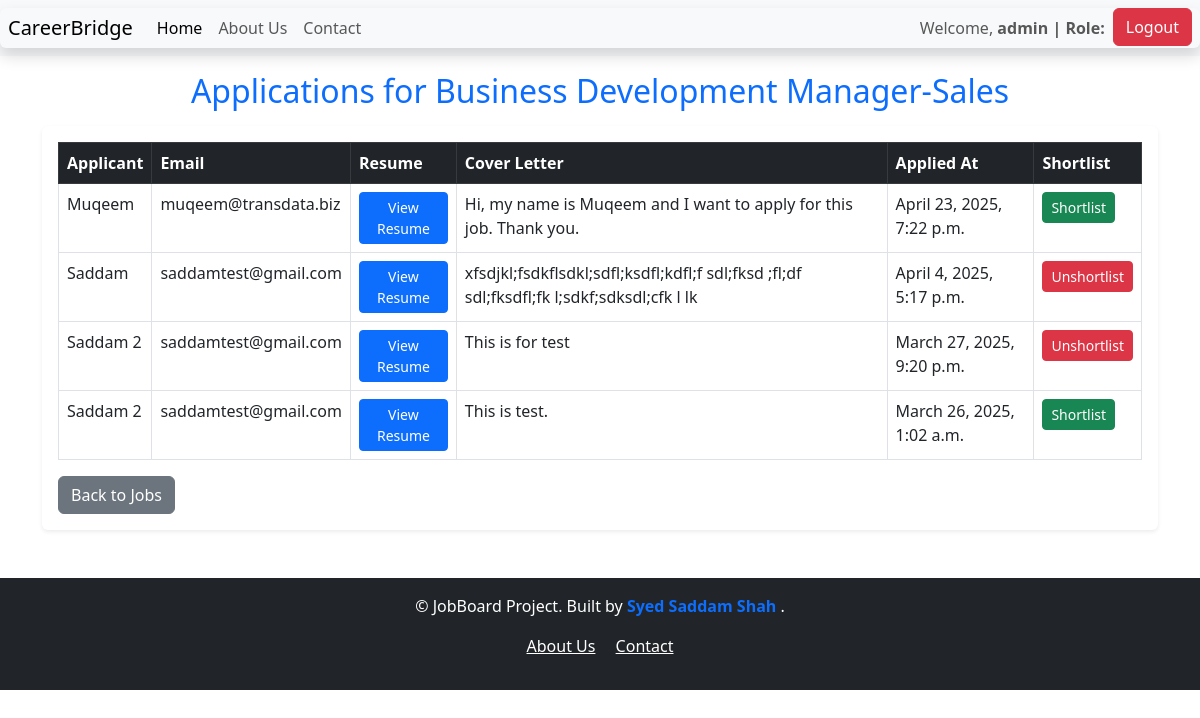
Page /job/19/applications/ (signed in) on the earlier database version.
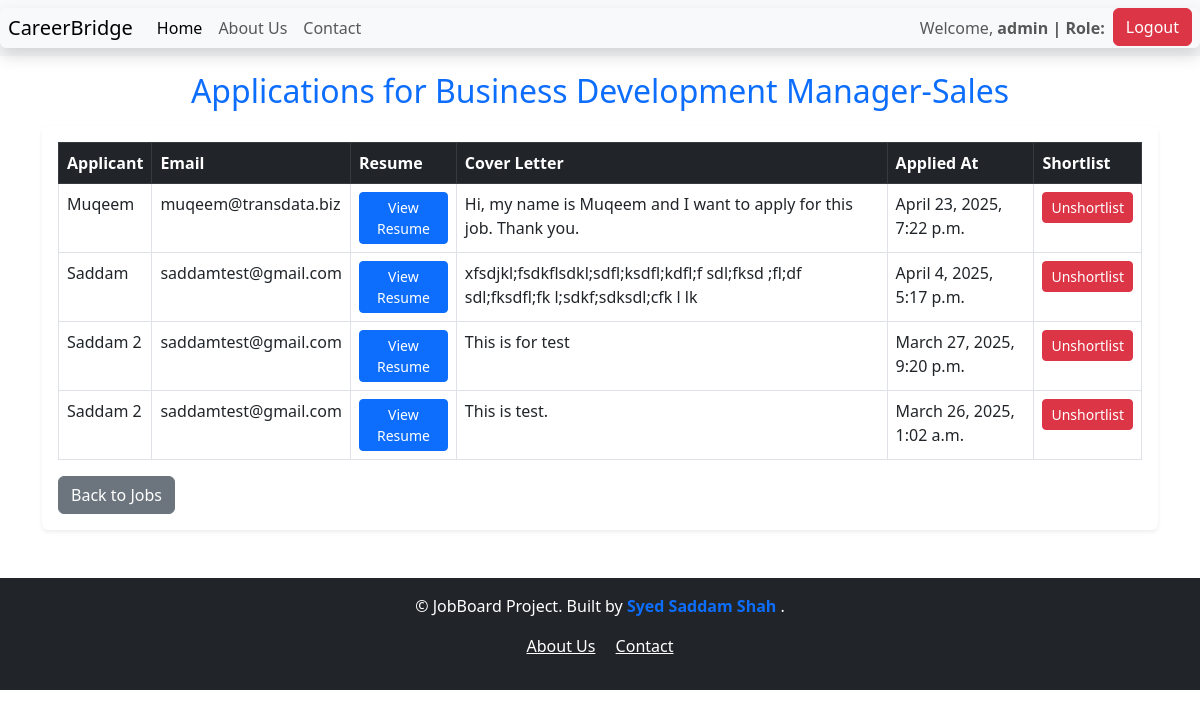
Same page on the later database version.
### job/models.py (models this page shows, shortened)
class JobApplication(models.Model):
    job = models.ForeignKey(Job, on_delete= models.CASCADE)
    user = models.ForeignKey(User, on_delete=models.CASCADE, null= True, blank=True)
    applicant_name = models.CharField(max_length= 100)
    email = models.EmailField()
    resume = models.FileField(upload_to='resumes/%Y/%m/%d/')
    cover_letter = models.TextField()
    applied_at = models.DateTimeField(auto_now_add=True)
    is_shortlisted = models.BooleanField(default=False)
    class Meta:
        ordering = ['-applied_at']
        verbose_name = 'Job Application'
        verbose_name_plural = 'Job Applications'

### job/views.py (the view)
# urls.py: path('job/<int:job_id>/applications/', views.job_applications, name = 'job_applications'),
@login_required
def job_applications(request, job_id):
    job = get_object_or_404(Job, id = job_id)
    applications = JobApplication.objects.filter(job = job)
    return render(request, 'job_application.html', {'job': job, 'applications': applications})

### job/templates/job_application.html (shortened to what this page needs)
{% extends 'base.html' %}
{% block content %}
{% load static %}
    <div class="container mt-3">
        <h2 class="mb-3 text-center text-primary">Applications for {{ job.title }}</h2>
        {% if applications %}
        <div class="table-responsive shadow-sm rounded p-3 bg-white">
            <table class="table table-bordered table-hover">
                <thead class="table-dark">
                    <tr>
                        <th>Applicant</th>
                        <th>Email</th>
                        <th>Resume</th>
                        <th>Cover Letter</th>
                        <th>Applied At</th>
                        <th>Shortlist</th>
                    </tr>
                </thead>
                <tbody>
                    {% for application in applications %}
                    <tr>
                        <td>{{ application.applicant_name }}</td>
                        <td>{{ application.email }}</td>
                        <td>
                            <a href="{{ application.resume.url }}" class="btn btn-primary btn-sm" target="_blank">View Resume</a>
                        </td>
                        <td>{{ application.cover_letter }}</td>
                        <td>{{ application.applied_at }}</td>
                        <td>
                            <form action="{% url 'toggle_shortlist' application.id %}" method="post">
                                {% if application.is_shortlisted %}
                                    <button class="btn btn-sm btn-danger">Unshortlist</button>
                                {% else %}
                                    <button class="btn btn-sm btn-success">Shortlist</button>
                                {% endif %}
                            </form>
                        </td>
                    </tr>
                    {% endfor %}
                </tbody>
            </table>
        {% else %}
            <p class="text-center mt-4 text-muted">No applications received yet.</p>
        {% endif %}
        <a href="{% url 'job_list' %}" class="btn btn-secondary">Back to Jobs</a>
    </div>
</div>
{% endblock %}

Differences in the rows shown:
changed JobApplication "Muqeem": is_shortlisted "Shortlist" → "Unshortlist"
changed JobApplication "This is test.": is_shortlisted "Shortlist" → "Unshortlist"
